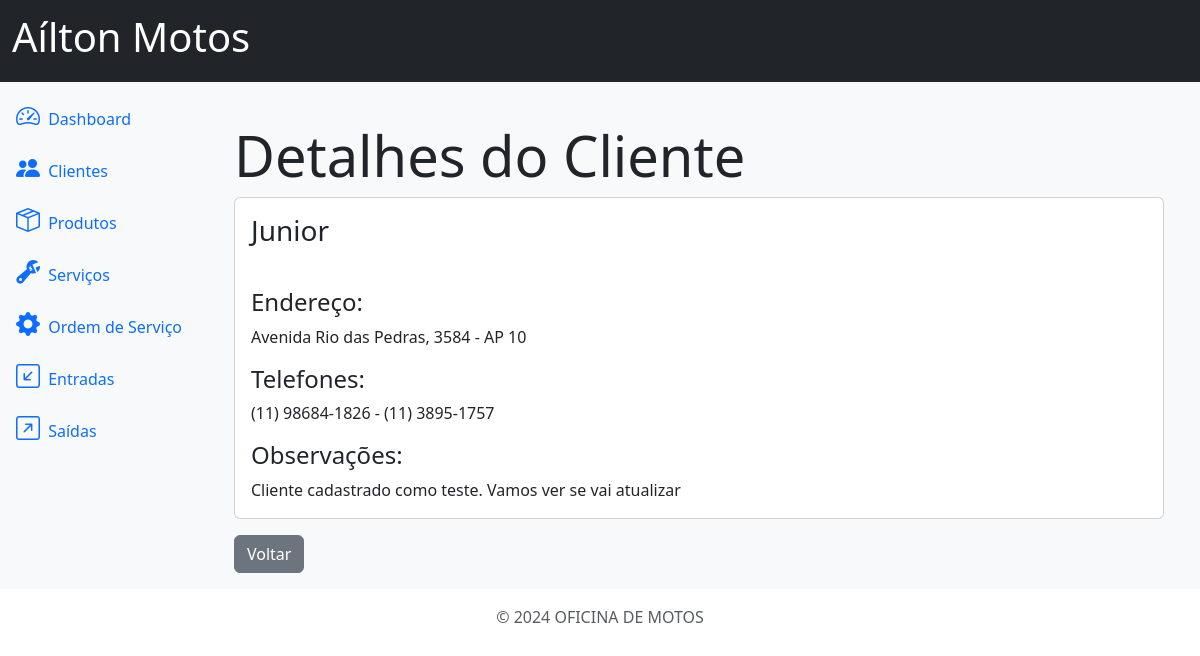
Screenshot of /customers/1/detail/ with the database file from the repository.
### customers/models.py (models this page shows, shortened)
class Client(models.Model):
    id = models.AutoField(primary_key=True)
    name = models.CharField(max_length=500, verbose_name='Nome')
    address = models.CharField(max_length=500, blank=True, null=True, verbose_name='Endereço')
    address_number = models.CharField(max_length=20, blank=True, null=True, verbose_name='Número')
    phone1 = models.CharField(max_length=15, verbose_name='Telefone 1')
    phone2 = models.CharField(max_length=15, blank=True, null=True, verbose_name='Telefone 2')
    comments = models.TextField(blank=True, null=True, verbose_name='Observações')
    class Meta:
        verbose_name = ('Cliente')
        verbose_name_plural = ('Clientes')

### customers/views.py (the view)
# urls.py: path('customers/<int:pk>/detail/', ClientDetailView.as_view(), name='customers_detail'),
class ClientDetailView(DetailView):
    model = Client
    template_name = 'customers_detail.html'

### customers/templates/customers_detail.html
{% extends 'base.html' %}
{% block content %}
<div class="container mt-4">
    <h3 class="display-4">Detalhes do Cliente</h3>
    <div class="card">
        <div class="card-body">
            <h3 class="card-title">{{ object.name }}</h3>
        </div>
        <div class="card-body">
            <h4>Endereço:</h4>
            <p>{{ object.address }}, {{ object.address_number }}</p>
            <h4>Telefones:</h4>
            <p>{{ object.phone1 }}  -  {{ object.phone2 }}</p>
            <h4>Observações:</h4>
            <p class="card-text">{{ object.comments }}</p>
        </div>
    </div>
    <a href="{% url 'customers' %}" class="btn btn-secondary mt-3">Voltar</a>
</div>
{% endblock %}

### rows the page displays
Client: name "Junior", address "Avenida Rio das Pedras", address_number "3584 - AP 10", phone1 "(11) 98684-1826", phone2 "(11) 3895-1757", comments "Cliente cadastrado como teste. Vamos ver se vai atualizar"
